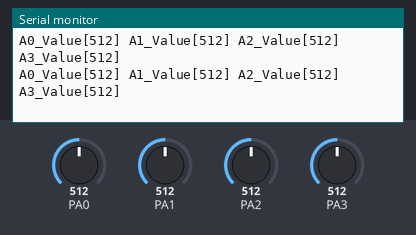
Recording of a sketch running on a simulated STM32 Blue Pill. On the bench: the last lines printed to the serial monitor. The test bench sets the inputs (shaded band); at power-on: PA0 = 512, PA1 = 512, PA2 = 512, PA3 = 512.

Above: at 1.8 s.
1.9 s: PA0 set to 716
At 2.8 s:
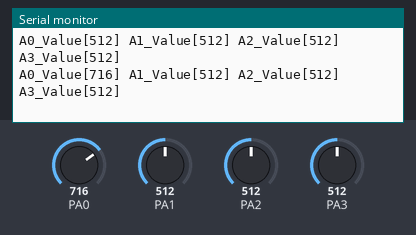
3.4 s: PA1 set to 716
At 4.7 s:
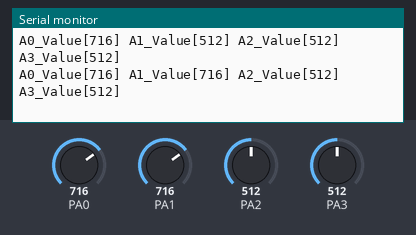
4.9 s: PA2 set to 716
At 5.7 s:
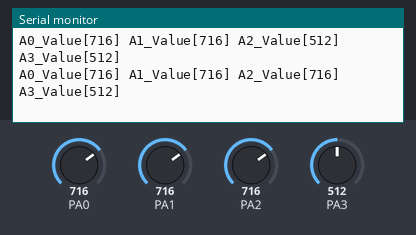
6.4 s: PA3 set to 716
At 7.3 s:
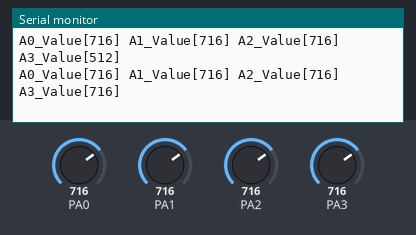
7.9 s: PA0 set to 992
At 8.8 s:
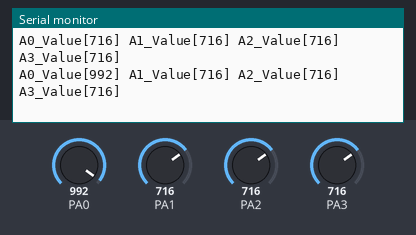
9.4 s: PA1 set to 992
At 10.8 s:
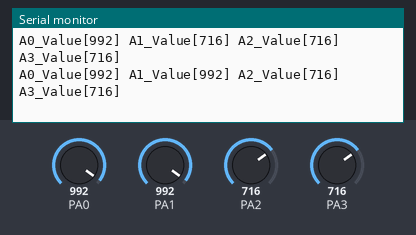
Timing chart, 0 to 11.9 s (numbered marks = the images above; inputs shaded):
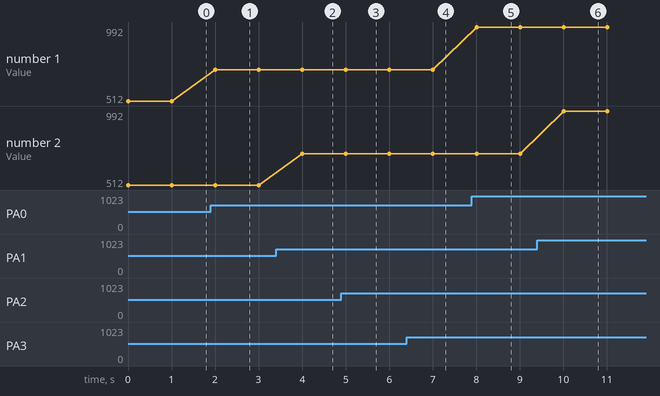

Measured:
- after the input at 1.9 s, the serial monitor: prints a new line after 0.10 s (image 1)
- after the input at 3.4 s, the serial monitor: prints a new line after 0.60 s (image 2)
- after the input at 4.9 s, the serial monitor: prints a new line after 0.10 s (image 3)
- after the input at 6.4 s, the serial monitor: prints a new line after 0.61 s (image 4)
- after the input at 7.9 s, the serial monitor: prints a new line after 0.11 s (image 5)
- after the input at 9.4 s, the serial monitor: prints a new line after 0.61 s (image 6)
- plotted number 1: 512 → 716 after the input at 1.9 s, 716 → 992 after the input at 7.9 s

The sketch:

analogRead.ino
```cpp
/* https://github.com/MCUdude/MicroCore
  [Attiny 13 Pinout]
                  ------
  RESET=A0=PB5=5-|      |-VCC
        A3=PB3=3-|      |-2=PB2=A1=SCK
        A2=PB4=4-|      |-1(~)=PB1=RX=MISO
            GND -|      |-0(~)=PB0=TX=MOSI
                  ------
*/
void setup()
{
  Serial.begin();
}

void loop()
{
  unsigned int A0_value = analogRead(PA0);
  unsigned int A1_value = analogRead(PA1);
  unsigned int A2_value = analogRead(PA2);
  unsigned int A3_value = analogRead(PA3);
  Serial.print("A0_Value["); Serial.print(A0_value); Serial.print("] ");
  Serial.print("A1_Value["); Serial.print(A1_value); Serial.print("] ");
  Serial.print("A2_Value["); Serial.print(A2_value); Serial.print("] ");
  Serial.print("A3_Value["); Serial.print(A3_value); Serial.println("]");
  delay(1000);
}
```
